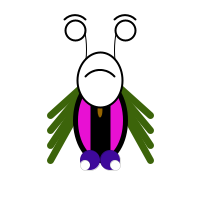
Frame 1 (no input)
Frame 60 (the mouse pressed at the canvas centre just before this capture): identical to frame 1, image omitted
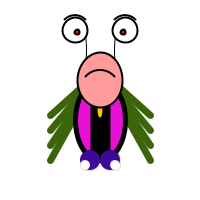
Frame 120 (the mouse held since frame 60 and released just before this capture)

The Processing sketch that drew these frames (run headless with seeded random() and noise(); from frame 60 on, the mouse is pressed at the canvas centre):

// Processing sketch: processing_102021
// ── processing_102021.pde

void setup() {
  size(200, 200);
  colorMode(RGB);
  frameRate(30);
  smooth(4);
}

void draw() {
  background(255);
  stroke(0);


  stroke(60, 100, 10); // green wings
  for (int av = 30; av<=120; av+=30) {
    strokeWeight(7);
    beginShape();
    vertex(width/2 -50, height/2 + av/2);
    vertex (width/2, height/2-30 );
    vertex(width/2 +50, height/2 + av/2);
    endShape();
  }

  stroke(0);
  strokeWeight(5);
  fill(232, 16, 211);
  ellipse(100, 120, 50, 80); // torso


  strokeWeight(20);
  line(100, 90, 100, 150); // body stripe

  strokeWeight(0);

  fill(mouseX+150, mouseY+100, 0); // dot color
  ellipse(100, 110, 5, 15); // body dot


  fill(62, 9, 155);
  ellipse (110, 160, 20, 20); // feet
  ellipse(90, 160, 20, 20);
  fill(255);
  ellipse(85, 165, 10, 10);
  ellipse(115, 165, 10, 10);

  strokeWeight(1); 
  noFill();
  arc(120, 50, 12, 50, HALF_PI, PI+HALF_PI);// eye stalks
  arc(80, 50, 12, 50, PI+HALF_PI, TWO_PI+HALF_PI); 

  strokeWeight(2);
  fill(255, 255-mouseX, 255-mouseX);
  ellipse(100, 80, 45, 55); // head

  arc(100, 92, 40, 45, PI+QUARTER_PI, TWO_PI-QUARTER_PI); // mouth

  fill(255);
  ellipse(75, 30, 20+mouseX*.05, 20+mouseY*.05); // left eye
  ellipse(125, 30, 20+mouseY*.05, 20+mouseX*.05); // right eye
  fill(255, 0, 0);
  ellipse(123, 32, mouseX*.05, mouseX*.05); // right pupil
  ellipse(77, 32, mouseX*.05, mouseX*.05); // left pupil

  noFill();
  arc(75, 30, 30, 30, PI+QUARTER_PI, TWO_PI-QUARTER_PI);
  arc(125, 30, 30, 30, PI+QUARTER_PI, TWO_PI-QUARTER_PI);
}
